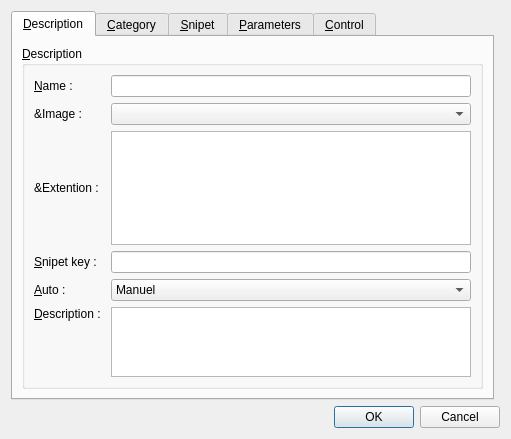
<?xml version="1.0" encoding="UTF-8"?>
<ui version="4.0">
 <class>SnipetPropertyDialog</class>
 <widget class="QDialog" name="SnipetPropertyDialog">
  <property name="geometry">
   <rect>
    <x>0</x>
    <y>0</y>
    <width>511</width>
    <height>439</height>
   </rect>
  </property>
  <property name="windowTitle">
   <string>Snipet property</string>
  </property>
  <layout class="QGridLayout">
   <item row="1" column="0" colspan="2">
    <widget class="QDialogButtonBox" name="buttonBox">
     <property name="standardButtons">
      <set>QDialogButtonBox::Cancel|QDialogButtonBox::Ok</set>
     </property>
    </widget>
   </item>
   <item row="0" column="0">
    <widget class="QTabWidget" name="tabWidget">
     <property name="currentIndex">
      <number>0</number>
     </property>
     <widget class="QWidget" name="tab">
      <attribute name="title">
       <string>&amp;Description</string>
      </attribute>
      <layout class="QGridLayout" name="gridLayout">
       <item row="0" column="0">
        <widget class="QGroupBox" name="groupBox">
         <property name="title">
          <string>&amp;Description</string>
         </property>
         <layout class="QGridLayout">
          <property name="margin">
           <number>9</number>
          </property>
          <property name="spacing">
           <number>6</number>
          </property>
          <item row="1" column="0">
           <widget class="QLabel" name="label_2">
            <property name="text">
             <string>&amp;Image :</string>
            </property>
           </widget>
          </item>
          <item row="0" column="0">
           <widget class="QLabel" name="label">
            <property name="text">
             <string>&amp;Name :</string>
            </property>
            <property name="buddy">
             <cstring>m_nameLineEdit</cstring>
            </property>
           </widget>
          </item>
          <item row="5" column="2">
           <widget class="QPlainTextEdit" name="m_descriptionTextEdit">
            <property name="sizePolicy">
             <sizepolicy hsizetype="Expanding" vsizetype="Maximum">
              <horstretch>0</horstretch>
              <verstretch>0</verstretch>
             </sizepolicy>
            </property>
            <property name="maximumSize">
             <size>
              <width>16777215</width>
              <height>100</height>
             </size>
            </property>
            <property name="whatsThis">
             <string>Long descriptions of the snipet.</string>
            </property>
           </widget>
          </item>
          <item row="5" column="0" colspan="2">
           <widget class="QLabel" name="label_3">
            <property name="text">
             <string>&amp;Description :</string>
            </property>
            <property name="alignment">
             <set>Qt::AlignLeading|Qt::AlignLeft|Qt::AlignTop</set>
            </property>
            <property name="buddy">
             <cstring>m_descriptionTextEdit</cstring>
            </property>
           </widget>
          </item>
          <item row="0" column="2">
           <widget class="QLineEdit" name="m_nameLineEdit">
            <property name="whatsThis">
             <string>Name of the snipet used in to identify the snipet in menus.</string>
            </property>
           </widget>
          </item>
          <item row="3" column="2">
           <widget class="QLineEdit" name="m_keyLineEdit">
            <property name="whatsThis">
             <string>Word key used to call the snipet in the &lt;b&gt;XINX&lt;/b&gt; editor. If no key is defined, it's not possible to call the template in the completion.</string>
            </property>
           </widget>
          </item>
          <item row="3" column="0">
           <widget class="QLabel" name="label_5">
            <property name="text">
             <string>&amp;Snipet key :</string>
            </property>
            <property name="buddy">
             <cstring>m_keyLineEdit</cstring>
            </property>
           </widget>
          </item>
          <item row="2" column="0">
           <widget class="QLabel" name="label_6">
            <property name="text">
             <string>&amp;Extention :</string>
            </property>
           </widget>
          </item>
          <item row="6" column="2">
           <spacer name="verticalSpacer">
            <property name="orientation">
             <enum>Qt::Vertical</enum>
            </property>
            <property name="sizeHint" stdset="0">
             <size>
              <width>20</width>
              <height>40</height>
             </size>
            </property>
           </spacer>
          </item>
          <item row="1" column="2">
           <widget class="QComboBox" name="m_iconComboBox"/>
          </item>
          <item row="2" column="2">
           <widget class="QListWidget" name="m_extentionListWidget"/>
          </item>
          <item row="4" column="2">
           <widget class="QComboBox" name="comboBox">
            <item>
             <property name="text">
              <string>Manuel</string>
             </property>
            </item>
            <item>
             <property name="text">
              <string>Default Value</string>
             </property>
            </item>
            <item>
             <property name="text">
              <string>Automatique</string>
             </property>
            </item>
           </widget>
          </item>
          <item row="4" column="0">
           <widget class="QLabel" name="label_4">
            <property name="text">
             <string>&amp;Auto :</string>
            </property>
            <property name="buddy">
             <cstring>comboBox</cstring>
            </property>
           </widget>
          </item>
         </layout>
        </widget>
       </item>
      </layout>
     </widget>
     <widget class="QWidget" name="tab_2">
      <attribute name="title">
       <string>&amp;Category</string>
      </attribute>
      <layout class="QGridLayout" name="gridLayout_2">
       <item row="0" column="0">
        <widget class="QGroupBox" name="groupBox_3">
         <property name="title">
          <string>Category</string>
         </property>
         <layout class="QGridLayout" name="gridLayout_6">
          <item row="0" column="0">
           <widget class="QTreeView" name="treeView"/>
          </item>
         </layout>
        </widget>
       </item>
      </layout>
     </widget>
     <widget class="QWidget" name="tab_3">
      <attribute name="title">
       <string>&amp;Snipet</string>
      </attribute>
      <layout class="QGridLayout" name="gridLayout_3">
       <item row="0" column="0">
        <widget class="QGroupBox" name="m_templateGroupBox">
         <property name="title">
          <string>&amp;Template text :</string>
         </property>
         <layout class="QGridLayout">
          <item row="0" column="0">
           <widget class="XinxCodeEditAction" name="m_textEdit" native="true">
            <property name="whatsThis">
             <string>Templat to show to screen. In this template you can define parameter by used &lt;i&gt;%n&lt;/i&gt; keyword where &lt;i&gt;n&lt;/i&gt; is a number. More sophisticate snipet can use ECMAScript. Balise &lt;i&gt;&amp;lt;?= ?&amp;gt;&lt;/i&gt; is used to call script and show the text returned by the script. &lt;i&gt;&amp;lt;?    ?&amp;gt;&lt;/i&gt; can be used to init the script and make some pre-process.</string>
            </property>
           </widget>
          </item>
         </layout>
        </widget>
       </item>
      </layout>
     </widget>
     <widget class="QWidget" name="tab_4">
      <attribute name="title">
       <string>&amp;Parameters</string>
      </attribute>
      <layout class="QGridLayout" name="gridLayout_4">
       <item row="0" column="0">
        <widget class="QGroupBox" name="m_paramGroupBox">
         <property name="minimumSize">
          <size>
           <width>250</width>
           <height>0</height>
          </size>
         </property>
         <property name="whatsThis">
          <string>List of name parameter used by the template. The first parameter replace the key word %1, the second parameter replace the key word %2, ...</string>
         </property>
         <property name="title">
          <string>&amp;Parameter</string>
         </property>
        </widget>
       </item>
      </layout>
      <zorder>m_paramGroupBox</zorder>
      <zorder>m_templateGroupBox</zorder>
     </widget>
     <widget class="QWidget" name="tab_5">
      <attribute name="title">
       <string>&amp;Control</string>
      </attribute>
      <layout class="QVBoxLayout" name="verticalLayout">
       <item>
        <widget class="QGroupBox" name="groupBox_2">
         <property name="title">
          <string>&amp;Condition to enable the snipet</string>
         </property>
         <layout class="QGridLayout" name="gridLayout_5">
          <item row="0" column="0">
           <widget class="QPlainTextEdit" name="plainTextEdit"/>
          </item>
         </layout>
        </widget>
       </item>
      </layout>
     </widget>
    </widget>
   </item>
  </layout>
 </widget>
 <customwidgets>
  <customwidget>
   <class>XinxCodeEditAction</class>
   <extends>QWidget</extends>
   <header location="global">editors/xinxcodeedit.h</header>
   <container>1</container>
  </customwidget>
 </customwidgets>
 <tabstops>
  <tabstop>m_nameLineEdit</tabstop>
  <tabstop>m_keyLineEdit</tabstop>
  <tabstop>m_descriptionTextEdit</tabstop>
  <tabstop>m_textEdit</tabstop>
 </tabstops>
 <resources>
  <include location="../../xinx/application.qrc"/>
 </resources>
 <connections>
  <connection>
   <sender>buttonBox</sender>
   <signal>accepted()</signal>
   <receiver>SnipetPropertyDialog</receiver>
   <slot>accept()</slot>
   <hints>
    <hint type="sourcelabel">
     <x>463</x>
     <y>434</y>
    </hint>
    <hint type="destinationlabel">
     <x>510</x>
     <y>272</y>
    </hint>
   </hints>
  </connection>
  <connection>
   <sender>buttonBox</sender>
   <signal>rejected()</signal>
   <receiver>SnipetPropertyDialog</receiver>
   <slot>reject()</slot>
   <hints>
    <hint type="sourcelabel">
     <x>317</x>
     <y>434</y>
    </hint>
    <hint type="destinationlabel">
     <x>510</x>
     <y>216</y>
    </hint>
   </hints>
  </connection>
 </connections>
</ui>
